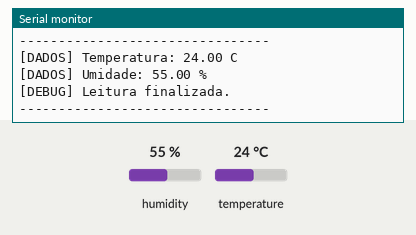
This sketch was run on a simulated Arduino Uno, built with avr-gcc and run on an emulated ATmega328P. Shown: the last lines printed to the serial monitor. The inputs (shaded band) are chosen by the test bench; at power-on: humidity 55 %, temperature 24 °C.

Above: at 2.8 s.
2.9 s: humidity set to 22 %
At 5.0 s:
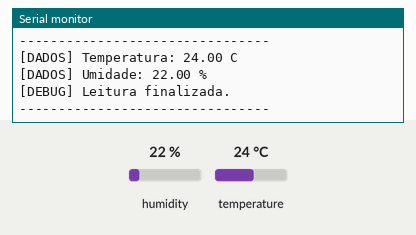
5.6 s: temperature set to 12 °C
8.3 s: humidity set to 40 %
At 11.2 s:
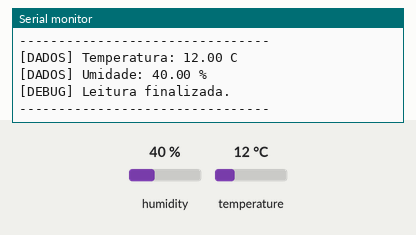
Timing chart, 0 to 12.7 s (numbered marks = the images above; inputs shaded):
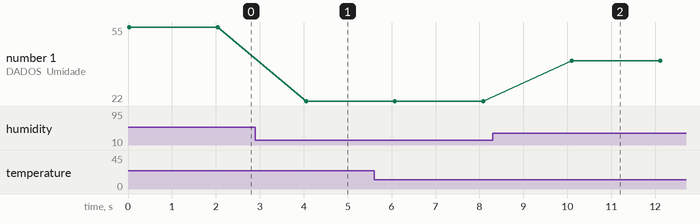

The sketch:

sketch.ino
```cpp
#include "DHTesp.h"

#define DHT_PIN 15

DHTesp dhtSensor;

void setup() {
  Serial.begin(115200);

  Serial.println("================================");
  Serial.println("NexaSense - IoT Security Lab");
  Serial.println("Inicializando dispositivo...");
  Serial.println("================================");

  dhtSensor.setup(DHT_PIN, DHTesp::DHT22);

  Serial.println("[INFO] Sensor DHT22 configurado.");
  Serial.println("[INFO] Sistema iniciado.");
}

void loop() {
  TempAndHumidity dados = dhtSensor.getTempAndHumidity();

  if (isnan(dados.temperature) || isnan(dados.humidity)) {
    Serial.println("[ERRO] Falha na leitura do sensor!");
  } else {
    Serial.print("[DADOS] Temperatura: ");
    Serial.print(dados.temperature);
    Serial.println(" C");

    Serial.print("[DADOS] Umidade: ");
    Serial.print(dados.humidity);
    Serial.println(" %");
  }

  Serial.println("[DEBUG] Leitura finalizada.");
  Serial.println("--------------------------------");

  delay(2000);
}
```

Measured:
- after the input at 2.9 s, the serial monitor: prints a new line after 1.2 s (image 1)
- after the input at 8.3 s, the serial monitor: prints a new line after 1.8 s (image 2)
- plotted number 1: 22 → 40 after the input at 8.3 s
